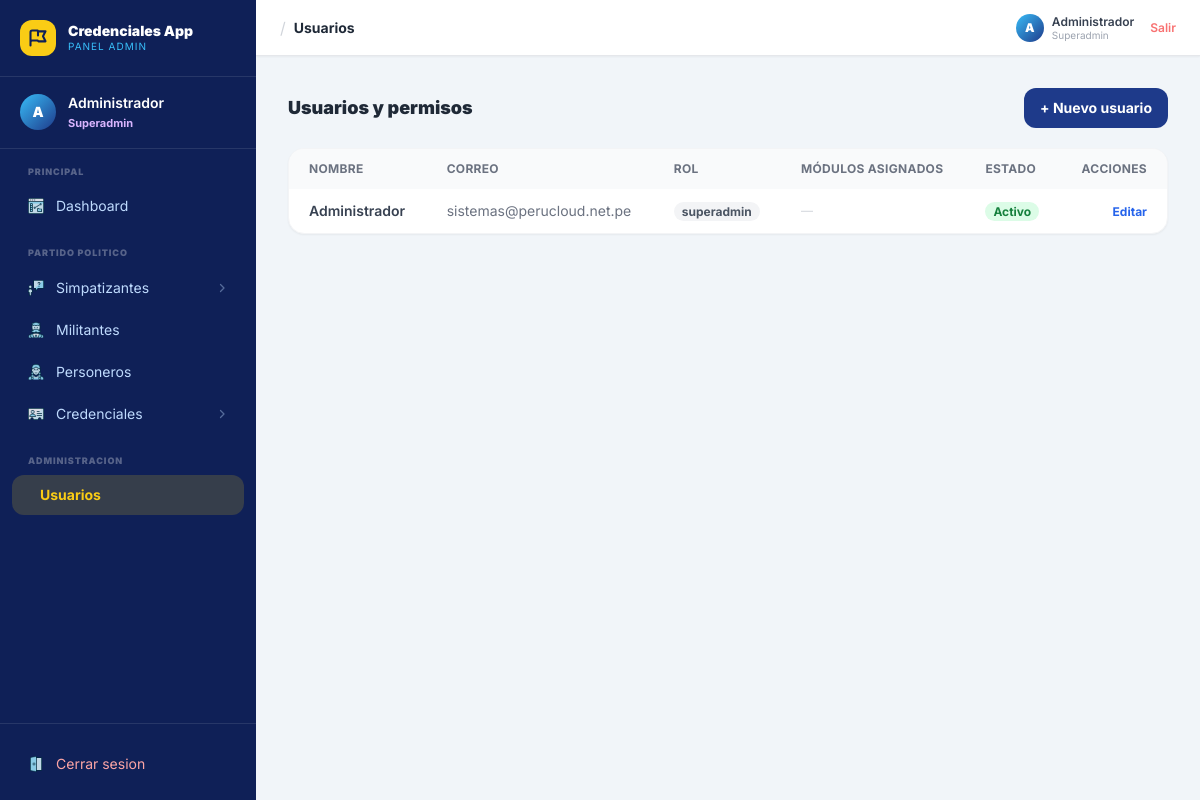
The app's page /admin/usuarios.php (signed in) with its own data.
### tables this page shows
CREATE TABLE `usuarios` (
  `id` int NOT NULL AUTO_INCREMENT,
  `nombre` varchar(100) NOT NULL,
  `email` varchar(150) NOT NULL,
  `password` varchar(255) NOT NULL,
  `rol` enum('superadmin','admin','editor') NOT NULL DEFAULT 'editor',
  `activo` tinyint(1) DEFAULT '1',
  `foto` varchar(255) DEFAULT NULL,
  `ultimo_acceso` datetime DEFAULT NULL,
  `creado_en` datetime DEFAULT CURRENT_TIMESTAMP,
  `remember_token` varchar(64) DEFAULT NULL,
  PRIMARY KEY (`id`),
  UNIQUE KEY `email` (`email`)
);

### admin/usuarios.php (the view, shortened to what this page needs)
<?php
require_once __DIR__ . '/../includes/config/db.php';
require_once __DIR__ . '/config/auth.php';
$page_title = 'Usuarios';
$modulos_disponibles = [
    'simpatizantes'          => 'Simpatizantes',
    'militantes'              => 'Militantes',
    'personeros'              => 'Personeros',
    'credenciales_modulo'      => 'Credenciales',
    'credenciales_escaneadas'  => 'Credenciales escaneadas',
];
$usuarios = $pdo->query("SELECT id, nombre, email, rol, activo, ultimo_acceso FROM usuarios ORDER BY rol DESC, nombre ASC")->fetchAll();
$permisos_por_usuario = [];
include __DIR__ . '/layout.php';
?>
<div x-data="usuariosModulo()" x-cloak>
  <div class="flex items-center justify-between mb-5">
    <h2 class="text-lg font-black text-gray-800">Usuarios y permisos</h2>
    <button @click="abrirNuevo()" class="bg-[#1E3A8A] text-white text-sm font-bold px-4 py-2.5 rounded-xl hover:bg-blue-900 transition-all">
      + Nuevo usuario
    </button>
  </div>
  <div class="bg-white rounded-2xl border border-gray-100 shadow-sm overflow-hidden">
    <table class="w-full text-sm">
      <thead class="bg-gray-50 text-gray-500 text-xs uppercase font-bold tracking-wide">
        <tr>
          <th class="text-left px-5 py-3">Nombre</th>
          <th class="text-left px-5 py-3">Correo</th>
          <th class="text-left px-5 py-3">Rol</th>
          <th class="text-left px-5 py-3">Módulos asignados</th>
          <th class="text-left px-5 py-3">Estado</th>
          <th class="text-right px-5 py-3">Acciones</th>
        </tr>
      </thead>
      <tbody class="divide-y divide-gray-100">
        <?php foreach ($usuarios as $u): ?>
        <tr>
          <td class="px-5 py-3 font-semibold text-gray-700"><?= htmlspecialchars($u['nombre']) ?></td>
          <td class="px-5 py-3 text-gray-500"><?= htmlspecialchars($u['email']) ?></td>
          <td class="px-5 py-3"><?= rol_badge($u['rol']) ?></td>
          <td class="px-5 py-3 text-gray-500 text-xs">
            <?php if ($u['rol'] === 'admin'): ?>
              <?= !empty($permisos_por_usuario[$u['id']])
                    ? htmlspecialchars(implode(', ', array_map(fn($m) => $modulos_disponibles[$m] ?? $m, $permisos_por_usuario[$u['id']])))
                    : '<span class="text-red-400">Sin módulos asignados</span>' ?>
            <?php else: ?>
              <span class="text-gray-300">—</span>
            <?php endif; ?>
          </td>
          <td class="px-5 py-3">
            <?= $u['activo']
                  ? '<span class="bg-green-100 text-green-700 text-xs font-bold px-2 py-0.5 rounded-full">Activo</span>'
                  : '<span class="bg-gray-100 text-gray-500 text-xs font-bold px-2 py-0.5 rounded-full">Inactivo</span>' ?>
          </td>
          <td class="px-5 py-3 text-right space-x-2">
            <button @click='abrirEditar(<?= json_encode([
                "id" => $u["id"], "nombre" => $u["nombre"], "email" => $u["email"],
                "rol" => $u["rol"], "activo" => (int)$u["activo"],
                "modulos" => $permisos_por_usuario[$u["id"]] ?? [],
            ], JSON_HEX_APOS | JSON_HEX_QUOT) ?>)' class="text-blue-600 hover:underline text-xs font-bold">Editar</button>
          </td>
        </tr>
        <?php endforeach; ?>
      </tbody>
    </table>
  </div>
</div>
    </main>
  </div>
</body>
</html>

### admin/layout.php (shortened to what this page needs)
<?php
require_once __DIR__ . '/../includes/config/db.php';
require_once __DIR__ . '/config/auth.php';
$admin_nombre = htmlspecialchars($_SESSION['admin_nombre'] ?? 'Admin');
$admin_rol    = get_rol();
$page_title   = $page_title ?? 'Panel Admin';
$current      = basename($_SERVER['PHP_SELF']);
$ic_list  = 'ti-list';
$ic_pdf   = 'ti-file-type-pdf';
function admin_sidebar_icon_url(string $file): string {
    return BASE_URL . '/assets/img/admin/icons/' . rawurlencode($file);
}
$secciones = [
  [
    'titulo' => 'PRINCIPAL',
    'items'  => [
      ['id'=>'dashboard','href'=>'dashboard.php','icon'=>'ti-layout-dashboard','icon_img'=>'dash.png','label'=>'Dashboard','rol'=>'editor','modulo'=>null,'solo_rol'=>null,'submenu'=>null],
    ],
  ],
  [
    'titulo' => 'PARTIDO POLITICO',
    'items'  => [
      ['id'=>'simpatizantes','href'=>'simpatizantes.php','icon'=>'ti-users-group','icon_img'=>'simpatizante.png','label'=>'Simpatizantes','rol'=>'editor','modulo'=>'simpatizantes','solo_rol'=>null,
        'submenu'=>[
          ['href'=>'simpatizantes.php',          'label'=>'Ver registros',  'icon'=>$ic_list],
          ['href'=>'exportar-pdf.php',           'label'=>'Exportar PDF',   'icon'=>$ic_pdf, 'target'=>'_blank'],
        ]
      ],
      ['id'=>'militantes','href'=>'militantes.php','icon'=>'ti-users-group','icon_img'=>'militante.png','label'=>'Militantes','rol'=>'editor','modulo'=>'militantes','solo_rol'=>null,'submenu'=>null],
      ['id'=>'personeros','href'=>'personeros.php','icon'=>'ti-id-badge-2','icon_img'=>'personero.png','label'=>'Personeros','rol'=>'editor','modulo'=>'personeros','solo_rol'=>null,'submenu'=>null],
      ['id'=>'credenciales_modulo','href'=>'credenciales-modulo.php','icon'=>'ti-id-badge-2','icon_img'=>'credencial.png','label'=>'Credenciales','rol'=>'editor','modulo'=>'credenciales_modulo','solo_rol'=>null,
        'submenu'=>[
          ['href'=>'credenciales-modulo.php', 'label'=>'Generar credenciales', 'icon'=>'ti-id-badge-2', 'rol'=>'editor', 'modulo'=>'credenciales_modulo', 'solo_rol'=>null],
          ['href'=>'credenciales-escaneadas.php', 'label'=>'Subir credenciales escaneadas', 'icon'=>'ti-photo-scan', 'rol'=>'editor', 'modulo'=>'credenciales_escaneadas', 'solo_rol'=>null],
        ]
      ],
    ],
  ],
  [
    'titulo' => 'ADMINISTRACION',
    'items'  => [
      ['id'=>'usuarios','href'=>'usuarios.php','icon'=>'ti-users','icon_img'=>null,'label'=>'Usuarios','rol'=>'superadmin','modulo'=>null,'solo_rol'=>null,'submenu'=>null],
    ],
  ],
];
$jerarquia     = rol_jerarquia();
$nivel_usuario = $jerarquia[$admin_rol] ?? 0;
$_modulos_usuario_sidebar = usuario_modulos_permitidos($pdo, (int)($_SESSION['admin_id'] ?? 0));
$flyout_data = [];
foreach ($secciones as $sec) {
    foreach ($sec['items'] as $item) {
        if (!empty($item['submenu'])) {
            $sub_filtrado = array_values(array_filter($item['submenu'], function($sub) use ($jerarquia, $nivel_usuario, $_modulos_usuario_sidebar, $admin_rol) {
                if (!empty($sub['solo_rol']) && $admin_rol !== $sub['solo_rol']) return false;
                if (isset($sub['rol']) && ($jerarquia[$sub['rol']] ?? 99) > $nivel_usuario) return false;
                if (!isset($sub['modulo']) || $sub['modulo'] === null) return true;
                if ($_modulos_usuario_sidebar === null) return true;
                return in_array($sub['modulo'], $_modulos_usuario_sidebar);
            }));
            $flyout_data[$item['id']] = [
                'title' => $item['label'],
                'icon'  => $item['icon'],
                'icon_img' => $item['icon_img'] ?? '',
                'href'  => $item['href'],
                'items' => $sub_filtrado,
            ];
        }
    }
}
?>
<!DOCTYPE html>
<html lang="es">
<head>
  <link href="https://cdn.jsdelivr.net/npm/daisyui@4.12.14/dist/full.min.css" rel="stylesheet">
  <script src="https://cdn.tailwindcss.com"></script>
  <link rel="stylesheet" href="https://cdn.jsdelivr.net/npm/@tabler/icons-webfont@3.x/dist/tabler-icons.min.css">
</head>
<body class="bg-[#F1F5F9] min-h-screen"
      x-data="adminLayout()"
      @mousemove.window="handleMouseMove($event)"
      @keydown.escape.window="mobileNavOpen ? closeMobileNav() : null">
  <aside :class="sidebarOpen ? 'translate-x-0' : '-translate-x-full'"
         class="fixed top-0 left-0 h-full w-64 bg-[#0F2057] z-40 flex flex-col
                transition-transform duration-300 lg:translate-x-0 overflow-y-auto overflow-x-visible">
    <div class="px-5 py-5 border-b border-white/10 flex-shrink-0">
      <div class="flex items-center gap-3">
        <div class="w-9 h-9 bg-[#FACC15] rounded-xl flex items-center justify-center flex-shrink-0">
          <svg class="w-5 h-5 text-[#0F2057]" fill="none" viewBox="0 0 24 24" stroke="currentColor" stroke-width="2.5">
            <path stroke-linecap="round" stroke-linejoin="round" d="M3 21v-4m0 0V5a2 2 0 012-2h6.5l1 1H21l-3 6 3 6h-8.5l-1-1H5a2 2 0 00-2 2zm9-13.5V9"/>
          </svg>
        </div>
        <div>
          <p class="text-white font-black text-sm leading-tight">Credenciales App</p>
          <p class="text-[#38BDF8] text-[10px] uppercase tracking-widest">Panel Admin</p>
        </div>
      </div>
    </div>
    <div class="px-5 py-4 border-b border-white/10 flex-shrink-0">
      <div class="flex items-center gap-3">
        <div class="w-9 h-9 bg-gradient-to-br from-[#38BDF8] to-[#1E3A8A] rounded-full flex items-center justify-center flex-shrink-0">
          <span class="text-white text-sm font-black"><?= strtoupper(substr($admin_nombre, 0, 1)) ?></span>
        </div>
        <div class="min-w-0">
          <p class="text-white text-sm font-semibold truncate"><?= $admin_nombre ?></p>
          <p class="text-[11px] mt-0.5">
            <?php if ($admin_rol === 'superadmin'): ?>
              <span class="text-purple-300 font-bold">Superadmin</span>
            <?php elseif ($admin_rol === 'admin'): ?>
              <span class="text-blue-300 font-bold">Admin</span>
            <?php else: ?>
              <span class="text-green-300 font-bold">Editor</span>
            <?php endif; ?>
          </p>
        </div>
      </div>
    </div>
    <nav class="flex-1 px-3 py-4 space-y-5 overflow-x-visible">
      <?php foreach ($secciones as $seccion): ?>
        <?php
        $items_visibles = array_filter($seccion['items'], function($item) use ($jerarquia, $nivel_usuario, $_modulos_usuario_sidebar, $admin_rol, $flyout_data) {
            if (!empty($item['solo_rol']) && $admin_rol !== $item['solo_rol']) return false;
            if (($jerarquia[$item['rol']] ?? 99) > $nivel_usuario) return false;
            if (!empty($item['submenu'])) return isset($flyout_data[$item['id']]);
            if ($item['modulo'] === null) return true;
            if ($_modulos_usuario_sidebar === null) return true;
            return in_array($item['modulo'], $_modulos_usuario_sidebar);
        });
        ?>
        <div>
          <p class="text-[9px] font-black text-white/30 uppercase tracking-widest px-4 mb-2">
            <?= $seccion['titulo'] ?>
          </p>
          <div class="space-y-0.5">
            <?php foreach ($items_visibles as $item):
              $has_sub = !empty($item['submenu']);
              $is_active = $current === $item['href'];
            ?>
            <div class="relative"
                 <?php if ($has_sub): ?>
                 @mouseenter="openFlyout('<?= $item['id'] ?>', $el)"
                 @mouseleave="closeFlyout(350)"
                 <?php endif; ?>>
              <a href="<?= $item['href'] === '#' ? '#' : BASE_URL . '/admin/' . $item['href'] ?>"
                 <?= $item['href'] === '#' ? '@click.prevent=""' : '' ?>
                 class="nav-item flex items-center gap-3 px-4 py-2.5 rounded-xl text-sm
                        text-blue-200 hover:text-white group
                        <?= $is_active ? 'nav-active' : '' ?>">
                <?php if (!empty($item['icon_img'])): ?>
                  <img src="<?= htmlspecialchars(admin_sidebar_icon_url($item['icon_img'])) ?>"
                       alt=""
                       class="w-4 h-4 object-contain flex-shrink-0 opacity-85 group-hover:opacity-100 transition-opacity">
                <?php else: ?>
                  <i class="ti <?= htmlspecialchars($item['icon']) ?> text-base flex-shrink-0 opacity-80 group-hover:opacity-100 transition-opacity"></i>
                <?php endif; ?>
                <span class="truncate flex-1"><?= $item['label'] ?></span>
                <?php if ($has_sub): ?>
                <svg class="w-3 h-3 flex-shrink-0 opacity-40 group-hover:opacity-80 transition-all"
                     fill="none" viewBox="0 0 24 24" stroke="currentColor" stroke-width="2.5">
                  <path stroke-linecap="round" stroke-linejoin="round" d="M9 5l7 7-7 7"/>
                </svg>
                <?php endif; ?>
              </a>
            </div>
            <?php endforeach; ?>
          </div>
        </div>
      <?php endforeach; ?>
    </nav>
    <div class="px-3 py-4 border-t border-white/10 flex-shrink-0 space-y-1">
      <a href="<?= BASE_URL ?>/admin/logout.php"
         class="nav-item flex items-center gap-3 px-4 py-2.5 rounded-r-xl text-sm text-red-300 hover:bg-red-500/15 hover:text-red-200 transition-all duration-150">
        <img src="<?= htmlspecialchars(admin_sidebar_icon_url('salir.png')) ?>" alt="" class="w-4 h-4 object-contain flex-shrink-0 opacity-85">
        Cerrar sesion
      </a>
    </div>
  </aside>
  <div class="lg:ml-64 flex flex-col min-h-screen">
    <header class="bg-white border-b border-gray-200 sticky top-0 z-20 px-4 sm:px-6 h-14 flex items-center justify-between shadow-sm">
      <div class="flex items-center gap-3">
        <div class="flex items-center gap-2">
          <span class="text-gray-300 hidden sm:block">/</span>
          <h1 class="font-bold text-gray-800 text-sm"><?= htmlspecialchars($page_title) ?></h1>
        </div>
      </div>
      <div class="flex items-center gap-4">
        <div class="flex items-center gap-2">
          <div class="w-7 h-7 bg-gradient-to-br from-[#38BDF8] to-[#1E3A8A] rounded-full flex items-center justify-center">
            <span class="text-white text-xs font-black"><?= strtoupper(substr($admin_nombre, 0, 1)) ?></span>
          </div>
          <div class="hidden sm:block">
            <p class="text-xs font-semibold text-gray-700 leading-tight"><?= $admin_nombre ?></p>
            <p class="text-[10px] text-gray-400 leading-tight capitalize"><?= $admin_rol ?></p>
          </div>
        </div>
        <a href="<?= BASE_URL ?>/admin/logout.php"
           class="text-xs text-red-400 hover:text-red-600 font-semibold transition-colors">
          Salir
        </a>
      </div>
    </header>
    <main class="admin-main-content flex-1 p-4 sm:p-6 lg:p-8">

### admin/config/auth.php (shortened to what this page needs)
<?php
function rol_badge(string $rol): string {
    $map = [
        'superadmin' => '<span class="bg-purple-100 text-purple-700 text-xs font-bold px-2 py-0.5 rounded-full">Superadmin</span>',
        'admin'      => '<span class="bg-blue-100 text-blue-700 text-xs font-bold px-2 py-0.5 rounded-full">Admin</span>',
        'editor'     => '<span class="bg-green-100 text-green-700 text-xs font-bold px-2 py-0.5 rounded-full">Editor</span>',
    ];
    return $map[$rol] ?? '<span class="bg-gray-100 text-gray-600 text-xs font-bold px-2 py-0.5 rounded-full">' . htmlspecialchars($rol) . '</span>';
}

### admin/layout.php (style rules this page uses)
body { font-family: 'Inter', sans-serif; }
.nav-item { border-radius: 10px; transition: background 0.15s ease, transform 0.15s ease, color 0.15s ease; }
.nav-active { background: rgba(250,204,21,0.17); color: #FACC15 !important; font-weight: 700; }

### records on screen
usuarios: nombre "Administrador", email "sistemas@perucloud.net.pe", rol "superadmin", activo "Activo"

### other values on screen
substr($admin_nombre, 0, 1) "A"
$admin_nombre "Administrador"
$seccion['titulo'] "PRINCIPAL"
$item['label'] "Dashboard"
$seccion['titulo'] "PARTIDO POLITICO"
$item['label'] "Simpatizantes"
$item['label'] "Militantes"
$item['label'] "Personeros"
$item['label'] "Credenciales"
$seccion['titulo'] "ADMINISTRACION"
$item['label'] "Usuarios"
$page_title "Usuarios"
$admin_rol "Superadmin"
